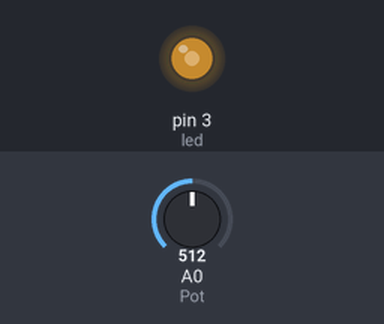
This sketch was run on a simulated Arduino Uno, built with avr-gcc and run on an emulated ATmega328P. On the bench: output pins drawn as LEDs (lit = HIGH). Inputs (shaded band) come from the test bench; at power-on: A0 (Pot) = 512.

Above: at 1.2 s.
1.3 s: A0 (Pot) set to 716
At 2.2 s:
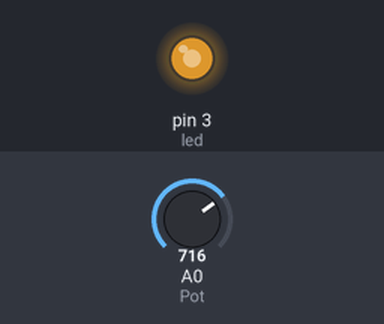
2.8 s: A0 (Pot) set to 900
At 3.3 s:
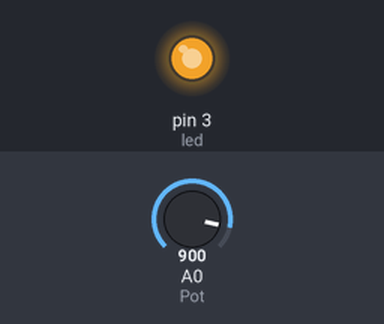
4.3 s: A0 (Pot) set to 122
At 5.5 s:
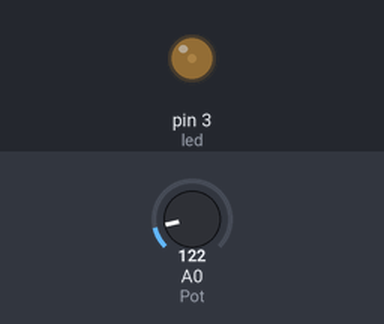
5.8 s: A0 (Pot) set to 0
At 6.8 s:
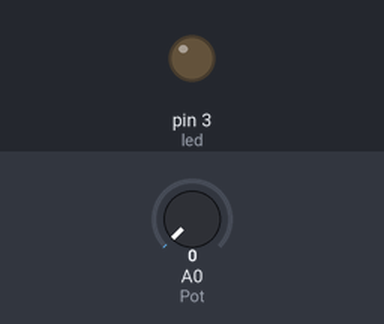
Timing chart, 0 to 8.3 s (numbered marks = the images above; inputs shaded):
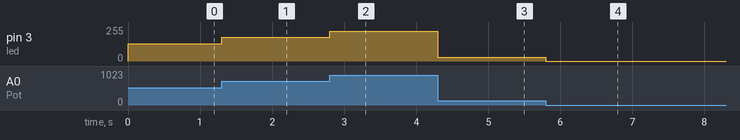

Measured:
- after the input at 1.3 s, pin 3 (led): 128/255 → 179/255 at once
- after the input at 2.8 s, pin 3 (led): 179/255 → 225/255 at once
- after the input at 4.3 s, pin 3 (led): 225/255 → 30/255 at once
- after the input at 5.8 s, pin 3 (led): 30/255 → 0/255 at once

The sketch:

potencia_led.ino
```cpp
int Pot = 0;
int led = 3;

int valor;

void setup(){
  pinMode(led,OUTPUT);
  }

void loop(){
  valor = analogRead(Pot)/4;

  analogWrite(led,valor);
  }
```
